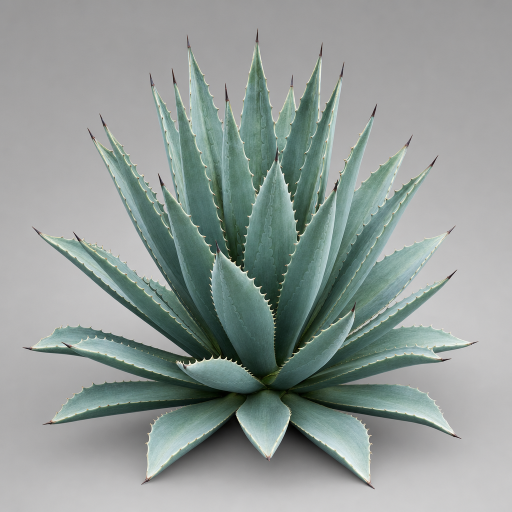
#> input picture flora-revamp/images/agave-rosette.png, 1024 x 1024 px (shown at 1/2 size)
$ python alpine-cushion.generator.py --image ../../images/agave-rosette.png --output out.png
#> lines starting #> are read from the running program, lines starting #| are printed output that depends on the picture
#!/usr/bin/env python3
"""
Procedural creeping-thyme cushion: geometry + photo-derived materials + GLB.

Builds a low rounded cushion subshrub (a fuzzy green mound densely speckled
with pink/white flower tufts), derives matte tileable/atlas materials by
SAMPLING the reference photo, applies per-surface UVs, exports a textured .glb.

Only numpy + trimesh + PIL + stdlib.  +Y up, base at y=0, meters, deterministic.

    python thisscript.py --image PATH --seed INT --density {high,med,low} --output OUT.glb
"""

import argparse
import sys
import numpy as np
import trimesh
from trimesh.visual.material import PBRMaterial
from PIL import Image, ImageDraw, ImageFilter


# ===========================================================================
# GEOMETRY
# ===========================================================================
# Proportion FIX: the photo cushion is only slightly broader than tall
# (content aspect ~1.14).  Previous build was too flat (1.57), so the dome is
# now much taller relative to width and a little narrower.
CROWN_WIDTH = 0.40                      # full width of the dome across XZ (m)
CROWN_RADIUS = CROWN_WIDTH * 0.5

#   envelope height / width ~= 1.0  -> rendered extents land near aspect ~1.15
HEIGHT_OVER_WIDTH = 1.00
CROWN_HEIGHT = CROWN_WIDTH * HEIGHT_OVER_WIDTH

LEAF_CARD_FRAC = 0.050                  # leaf card half-size ~5% of crown width
FLOWER_CARD_FRAC = 0.028               # blossoms read a touch smaller
FOCUS_Y_FRAC = 0.12                    # interior focus for outward card normals
BASE_SHRINK = 0.86                     # smooth shell well inside -> cards are the skin

FOLIAGE_COLOR = np.array([86, 138, 52, 255], dtype=np.uint8)
FLOWER_COLOR = np.array([229, 176, 198, 255], dtype=np.uint8)

# Element counts: many more leaf + flower cards so foliage dominates and the
# dome is densely speckled like the photo.
_DENSITY = {
    "high": dict(lat=24, lon=44, clumps=26, cards=6000, ftufts=80, flowers=2600),
    "med":  dict(lat=16, lon=30, clumps=16, cards=2400, ftufts=34, flowers=1000),
    "low":  dict(lat=10, lon=18, clumps=10, cards=700,  ftufts=12, flowers=280),
}


# [27 lines left out: functions _normalize, _jitter_dir, _tangent_basis, not called in this run]


def build_mesh(seed: int, density: str = "high") -> trimesh.Scene:
    rng = np.random.default_rng(seed)
    cfg = _DENSITY.get(density, _DENSITY["high"])

    # gentle low-frequency lobes (small amplitude -> clean, controlled width)
    n_lobes = int(rng.integers(3, 6))
    lobe_m = rng.integers(2, 5, size=n_lobes)
    lobe_a = rng.uniform(0.02, 0.05, size=n_lobes)
    lobe_p = rng.uniform(0.0, 2.0 * np.pi, size=n_lobes)

    def lobe(theta):
        theta = np.asarray(theta, dtype=float)
        s = np.ones_like(theta)
        for m, a, p in zip(lobe_m, lobe_a, lobe_p):
            s = s + a * np.cos(m * theta + p)
        return s

    def envelope(theta, phi, radial=1.0):
        L = lobe(theta)
        r = CROWN_RADIUS * np.sin(phi) * L * radial
        y = CROWN_HEIGHT * np.cos(phi) * radial
        x = r * np.cos(theta)
        z = r * np.sin(theta)
        return np.stack([x, y, z], axis=-1)

    focus = np.array([0.0, CROWN_HEIGHT * FOCUS_Y_FRAC, 0.0])

    def outward_normal(p):
        return _normalize(p - focus)

    # ---- smooth base shell dome (dark matte interior mass, mostly hidden) ---
    nlat, nlon = cfg["lat"], cfg["lon"]
    phis = np.linspace(0.0, np.pi / 2.0, nlat + 1)
    ring_phis = phis[1:]
    thetas = np.linspace(0.0, 2.0 * np.pi, nlon, endpoint=False)

    sverts = [envelope(0.0, 0.0, BASE_SHRINK)]
    for phi in ring_phis:
        for th in thetas:
            sverts.append(envelope(th, phi, BASE_SHRINK))

    def ridx(r, j):
        return 1 + r * nlon + (j % nlon)

    sfaces = []
    for j in range(nlon):
        sfaces.append([0, ridx(0, j + 1), ridx(0, j)])
    for r in range(nlat - 1):
        for j in range(nlon):
            a = ridx(r, j)
            b = ridx(r, j + 1)
            c = ridx(r + 1, j + 1)
            d = ridx(r + 1, j)
            sfaces.append([a, b, c])
            sfaces.append([a, c, d])
    center_idx = len(sverts)
    sverts.append(np.array([0.0, 0.0, 0.0]))
    last = nlat - 1
    for j in range(nlon):
        sfaces.append([center_idx, ridx(last, j), ridx(last, j + 1)])

    shell = trimesh.Trimesh(vertices=np.array(sverts, dtype=float),
                            faces=np.array(sfaces, dtype=np.int64),
                            process=True)
    shell.fix_normals()

    # ---- clumped leaf cards (the fuzzy outer foliage skin) -----------------
    leaf_h = LEAF_CARD_FRAC * CROWN_WIDTH
    n_clumps = cfg["clumps"]
    n_interior = max(2, n_clumps // 6)
    per_clump = max(1, cfg["cards"] // n_clumps)

    lv, lf = [], []

    # [8 lines left out: function add_card, not called in this run]

    for k in range(n_clumps):
        theta_c = rng.uniform(0.0, 2.0 * np.pi)
        phi_c = (np.pi / 2.0) * np.sqrt(rng.random()) * 0.99
        interior = k >= (n_clumps - n_interior)
        base_radial = rng.uniform(0.6, 0.78) if interior else 1.0
        ang_spread = 0.20
        n_cards = max(6, int(round(per_clump * rng.uniform(0.7, 1.3))))
        for _ in range(n_cards):
            th = theta_c + rng.normal(0.0, ang_spread)
            ph = np.clip(phi_c + rng.normal(0.0, ang_spread), 0.0, np.pi / 2.0 * 0.999)
            radial = base_radial * rng.uniform(0.95, 1.0)
            p = envelope(th, ph, radial)
            n = _jitter_dir(outward_normal(p), 32.0, rng)   # more tilt -> fuzz
            u, v = _tangent_basis(n, rng)
            h = leaf_h * np.exp(rng.normal(0.0, 0.3))
            add_card(lv, lf, p, u * h, v * h)

    leaves = trimesh.Trimesh(vertices=np.array(lv, dtype=float),
                             faces=np.array(lf, dtype=np.int64),
                             process=False)

    # ---- clumped flower cards (dense pink/white speckle over whole dome) ----
    flower_h = FLOWER_CARD_FRAC * CROWN_WIDTH
    n_ftufts = cfg["ftufts"]
    per_tuft = max(1, cfg["flowers"] // n_ftufts)

    fv, ff = [], []
    for _ in range(n_ftufts):
        theta_c = rng.uniform(0.0, 2.0 * np.pi)
        # **1.3 -> spread across the dome but still denser toward the crown
        phi_c = (np.pi / 2.0) * (rng.random() ** 1.3) * 0.99
        n_fl = max(3, int(round(per_tuft * rng.uniform(0.7, 1.3))))
        for _ in range(n_fl):
            th = theta_c + rng.normal(0.0, 0.18)
            ph = np.clip(phi_c + rng.normal(0.0, 0.18), 0.0, np.pi / 2.0 * 0.999)
            radial = rng.uniform(1.03, 1.08)        # sit proud of the foliage
            p = envelope(th, ph, radial)
            n = _jitter_dir(outward_normal(p), 28.0, rng)
            u, v = _tangent_basis(n, rng)
            h = flower_h * np.exp(rng.normal(0.0, 0.25))
            add_card(fv, ff, p, u * h, v * h)

    flowers = trimesh.Trimesh(vertices=np.array(fv, dtype=float),
                              faces=np.array(ff, dtype=np.int64),
                              process=False)

    # ---- normalize: lowest point at y=0, centered in X/Z -------------------
    allv = np.vstack([shell.vertices, leaves.vertices, flowers.vertices])
    mn = allv.min(axis=0)
    mx = allv.max(axis=0)
    shift = np.array([-(mn[0] + mx[0]) * 0.5, -mn[1], -(mn[2] + mx[2]) * 0.5])
    shell.apply_translation(shift)
    leaves.apply_translation(shift)
    flowers.apply_translation(shift)

    scene = trimesh.Scene()
    scene.add_geometry(shell, geom_name="foliage_base")
    scene.add_geometry(leaves, geom_name="foliage")
    scene.add_geometry(flowers, geom_name="flowers")
    return scene


# ===========================================================================
# COLOR SAMPLING
# ===========================================================================
def sample_palette(img, rng):
    H, W, _ = img.shape
    greens, pinks, whites = [], [], []
    xs = np.linspace(0.24, 0.90, 13)
    ys = np.linspace(0.34, 0.92, 13)
    ps = max(2, int(min(H, W) * 0.012))
    for fy in ys:
        for fx in xs:
            cx, cy = int(fx * W), int(fy * H)
            a = img[max(0, cy - ps):cy + ps + 1,
                    max(0, cx - ps):cx + ps + 1].reshape(-1, 3)
            if a.shape[0] < 4:
                continue
            med = np.median(a, axis=0).astype(float)
            r, g, b = med
            sat = med.max() - med.min()
            br = med.mean()
            if sat < 20 and br > 140:            # neutral, bright -> background
                continue
            if g >= r - 4 and g >= b and (g - b) > 6:
                greens.append(med)
            elif r > g and r >= b and sat > 10 and br < 235:
                pinks.append(med)
            elif br > 185 and (r - b) > 2 and sat < 45:
                whites.append(med)

    green = np.median(greens, axis=0) if greens else np.array([95., 142., 56.])
    pink = np.median(pinks, axis=0) if pinks else np.array([214., 150., 168.])
    white = (np.median(whites, axis=0) if whites
             else np.clip(pink * 1.15 + 20, 0, 255))

    # freshen the foliage a touch toward vivid yellow-green (photo character)
    green = np.clip(green * 1.04 + np.array([4., 10., -4.]), 0, 255)
    # brighten blossoms so they read as confetti
    pink = np.clip(pink * 1.05 + np.array([8., 4., 10.]), 0, 255)
    white = np.clip(np.maximum(white, pink * 1.12) + 6, 0, 255)
    rose = np.clip(pink * 0.55 + white * 0.45, 0, 255)
    center = np.clip(pink * 0.55 + np.array([55., 45., 0.]), 0, 255)  # warm eye
    return dict(green=green, pink=pink, white=white, rose=rose, center=center)


def _adj(col, factor):
    c = np.asarray(col, float) * factor
    w = (factor - 1.0)
    c = c + np.array([12.0, 4.0, -12.0]) * w * 3.0
    return np.clip(c, 0, 255)


# ===========================================================================
# MATTE BASE SWATCH  (photo LUMINANCE recolored to clean green -> no brown)
# ===========================================================================
def build_base_swatch(img, palette, rng, S=512):
    H, W, _ = img.shape
    x0, x1 = int(0.40 * W), int(0.66 * W)
    y0, y1 = int(0.62 * H), int(0.86 * H)
    if x1 - x0 < 8 or y1 - y0 < 8:
        x0, y0, x1, y1 = int(0.4 * W), int(0.4 * H), int(0.6 * W), int(0.6 * H)
    crop = img[y0:y1, x0:x1].astype(np.float32)

    # de-light luminance, then drive a CLEAN dark green (kills brown blotches)
    lum = crop.mean(axis=2)
    lum_img = Image.fromarray(np.clip(lum, 0, 255).astype(np.uint8), "L")
    radius = max(8, (x1 - x0) // 4)
    blur = np.asarray(lum_img.filter(ImageFilter.GaussianBlur(radius)),
                      dtype=np.float32) + 1e-3
    gain = np.clip(blur.mean() / blur, 0.6, 1.6)
    lum = lum * gain
    ratio = np.clip(lum / (lum.mean() + 1e-3), 0.65, 1.35)

    green_dark = np.clip(palette["green"] * 0.60, 0, 255)   # shadowed underbody
    out = np.clip(green_dark[None, None, :] * ratio[..., None], 0, 255).astype(np.uint8)

    # mirror-fold into a seamless tile
    half = Image.fromarray(out, "RGB").resize((S // 2, S // 2), Image.LANCZOS)
    ha = np.asarray(half)
    top = np.hstack([ha, ha[:, ::-1]])
    full = np.vstack([top, top[::-1, :]])
    return Image.fromarray(full.astype(np.uint8), "RGB")


# ===========================================================================
# CARD ATLASES  (4x4, PIL polygon silhouettes, supersampled, binary alpha)
# ===========================================================================
def _leaf_poly(px, py, L, W, ang):
    ts = np.linspace(0.0, 2.0 * np.pi, 16, endpoint=False)
    x = (L / 2.0) * np.cos(ts)
    y = (W / 2.0) * np.sin(ts) * (1.0 - 0.30 * np.abs(np.cos(ts)))
    ca, sa = np.cos(ang), np.sin(ang)
    xr = px + x * ca - y * sa
    yr = py + x * sa + y * ca
    return list(zip(xr.tolist(), yr.tolist()))


def draw_leaf_tile(px_out, base_col, factor, rng, ss=4):
    D = px_out * ss
    img = Image.new("RGBA", (D, D), (0, 0, 0, 0))
    dr = ImageDraw.Draw(img)
    cx = cy = D / 2.0
    col0 = _adj(base_col, factor)
    n = int(rng.integers(120, 170))            # dense -> near-opaque leafy patch
    for _ in range(n):
        px = cx + rng.normal(0.0, 0.24 * D)
        py = cy + rng.normal(0.0, 0.24 * D)
        L = rng.uniform(0.11, 0.20) * D
        Wd = L * rng.uniform(0.30, 0.46)
        ang = rng.uniform(0.0, 2.0 * np.pi)
        m = rng.uniform(0.80, 1.18)            # per-leaf highlight / shadow
        c = np.clip(col0 * m + rng.uniform(-7, 7, 3), 0, 255).astype(int)
        dr.polygon(_leaf_poly(px, py, L, Wd, ang),
                   fill=(int(c[0]), int(c[1]), int(c[2]), 255))
    return img.resize((px_out, px_out), Image.LANCZOS)


def _draw_blossom(dr, cx, cy, R, petal, center, rng):
    n = 5
    a0 = rng.uniform(0.0, 2.0 * np.pi)
    for i in range(n):
        a = a0 + i * 2.0 * np.pi / n + rng.uniform(-0.1, 0.1)
        ox = cx + np.cos(a) * R * 0.5
        oy = cy + np.sin(a) * R * 0.5
        c = np.clip(petal + rng.uniform(-8, 8, 3), 0, 255).astype(int)
        dr.polygon(_leaf_poly(ox, oy, R * 1.00, R * 0.66, a),
                   fill=(int(c[0]), int(c[1]), int(c[2]), 255))
    cc = np.clip(center, 0, 255).astype(int)
    rr = R * 0.20
    dr.ellipse([cx - rr, cy - rr, cx + rr, cy + rr],
               fill=(int(cc[0]), int(cc[1]), int(cc[2]), 255))


def draw_flower_tile(px_out, palette, factor, rng, ss=4):
    D = px_out * ss
    img = Image.new("RGBA", (D, D), (0, 0, 0, 0))
    dr = ImageDraw.Draw(img)
    cx = cy = D / 2.0
    # a little green behind the cluster so tufts sit in foliage
    leafcol = _adj(palette["green"], factor * 0.9)
    for _ in range(int(rng.integers(3, 7))):
        px = cx + rng.normal(0.0, 0.20 * D)
        py = cy + rng.normal(0.0, 0.20 * D)
        L = rng.uniform(0.07, 0.13) * D
        ang = rng.uniform(0.0, 2.0 * np.pi)
        c = np.clip(leafcol * rng.uniform(0.85, 1.10), 0, 255).astype(int)
        dr.polygon(_leaf_poly(px, py, L, L * 0.4, ang),
                   fill=(int(c[0]), int(c[1]), int(c[2]), 255))
    # many bright blossoms filling the tile (confetti read)
    for _ in range(int(rng.integers(5, 9))):
        bx = cx + rng.normal(0.0, 0.22 * D)
        by = cy + rng.normal(0.0, 0.22 * D)
        R = rng.uniform(0.18, 0.30) * D
        ch = rng.random()
        pc = palette["pink"] if ch < 0.38 else (palette["rose"] if ch < 0.66
                                                else palette["white"])
        pc = _adj(pc, factor)
        _draw_blossom(dr, bx, by, R, pc, palette["center"], rng)
    return img.resize((px_out, px_out), Image.LANCZOS)


def build_atlas(kind, palette, rng, atlas_px=1024, n=4):
    tile = atlas_px // n
    atlas = Image.new("RGBA", (atlas_px, atlas_px), (0, 0, 0, 0))
    for r in range(n):
        for c in range(n):
            f = float(rng.uniform(0.84, 1.16))   # per-tile sun/shade variety
            if kind == "leaf":
                t = draw_leaf_tile(tile, palette["green"], f, rng)
            else:
                t = draw_flower_tile(tile, palette, f, rng)
            atlas.paste(t, (c * tile, r * tile))
    return atlas


# ===========================================================================
# UV + MATERIAL ASSIGNMENT
# ===========================================================================
# [77 lines left out: functions _card_uvs, _set_cards, _set_shell, texture_scene, not called in this run]


# ===========================================================================
# CLI
# ===========================================================================
def main():
    ap = argparse.ArgumentParser(description="Procedural creeping-thyme cushion -> GLB")
    ap.add_argument("--image", required=True, help="reference photo path")
    ap.add_argument("--seed", type=int, default=0)
    ap.add_argument("--density", choices=["high", "med", "low"], default="high")
    ap.add_argument("--output", required=True, help="output .glb path")
    args = ap.parse_args()

    img = np.asarray(Image.open(args.image).convert("RGB"))
#> img is the input picture: shape (1024, 1024, 3); mean R, G, B 145.7, 154.8, 151.4

    tex_rng = np.random.default_rng((args.seed ^ 0x9E3779B9) & 0xFFFFFFFF)
    palette = sample_palette(img, tex_rng)
#> after the loop in sample_palette, `for fy in ys:`: greens = 76 items, first 6: [115, 144, 137], [155, 180, 169], [113, 145, 131], [92, 127, 112], [77, 108, 91], [61, 90, 77]; pinks = []
#> in sample_palette, `green = np.median(greens, axis=0) if greens else np.array([95., 142., ..`: green = [85.5, 117.5, 107]
#> in sample_palette, `pink = np.median(pinks, axis=0) if pinks else np.array([214., 150., 16..`: pink = [214, 150, 168]
#> in sample_palette, `white = (np.median(whites, axis=0) if whites else np.clip(pink * 1.15 ..`: white = [255, 192.5, 213.2]
#> in sample_palette, `green = np.clip(green * 1.04 + np.array([4., 10., -4.]), 0, 255)`: green = [92.92, 132.2, 107.3]
#> in sample_palette, `pink = np.clip(pink * 1.05 + np.array([8., 4., 10.]), 0, 255)`: pink = [232.7, 161.5, 186.4]
#> in sample_palette, `white = np.clip(np.maximum(white, pink * 1.12) + 6, 0, 255)`: white = [255, 198.5, 219.2]
#> in sample_palette, `rose = np.clip(pink * 0.55 + white * 0.45, 0, 255)`: rose = [242.7, 178.2, 201.2]
#> in sample_palette, `center = np.clip(pink * 0.55 + np.array([55., 45., 0.]), 0, 255)`: center = [183, 133.8, 102.5]
#> palette = {'green': [92.92, 132.2, 107.3], 'pink': [232.7, 161.5, 186.4], 'white': [255, 198.5, 219.2], 'rose': [242.7, 178.2, 201.2], 'center': [183, 133.8, 102.5]}
    base_tex = build_base_swatch(img, palette, tex_rng, S=512)
#> in build_base_swatch, `ratio = np.clip(lum / (lum.mean() + 1e-3), 0.65, 1.35)`:
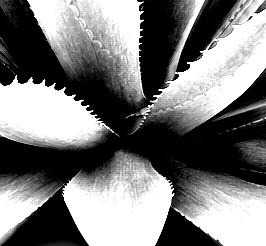
#> ratio: shape (246, 266) float32; min 0.65, max 1.35, mean 0.988; drawn with min black and max white
#> in build_base_swatch, `green_dark = np.clip(palette["green"] * 0.60, 0, 255)`: green_dark = [55.75, 79.32, 64.37]
#> in build_base_swatch, `top = np.hstack([ha, ha[:, ::-1]])`:
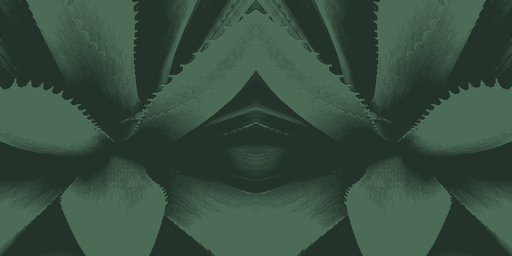
#> top: shape (256, 512, 3); mean R, G, B 54.7, 77.9, 62.9
#> in build_base_swatch, `full = np.vstack([top, top[::-1, :]])`:
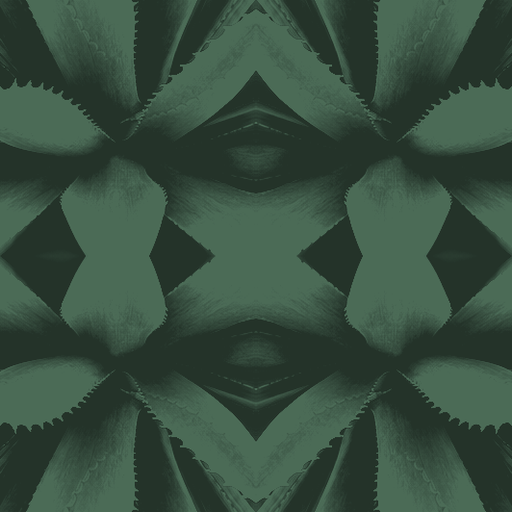
#> full: shape (512, 512, 3); mean R, G, B 54.7, 77.9, 62.9
    leaf_atlas = build_atlas("leaf", palette, tex_rng, atlas_px=1024, n=4)
#> the loop in build_atlas, `for r in range(n):` made 4 passes
#> after the loop in build_atlas, `for r in range(n):`:
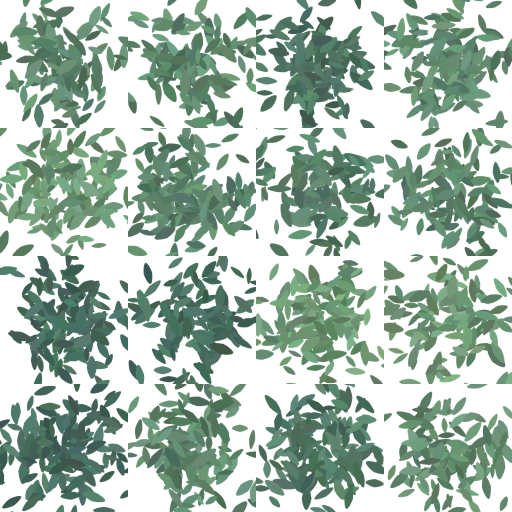
#> atlas: PIL image 1024x1024 RGBA (shown at 1/2 size); mean R, G, B, A 51.6, 74.8, 60.3, 127.1; transparent parts drawn white
#> after the loop in build_atlas, `for r in range(n):`:
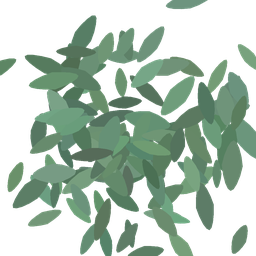
#> t: PIL image 256x256 RGBA; mean R, G, B, A 55.6, 78.1, 61.4, 121.3; transparent parts drawn white
    flower_atlas = build_atlas("flower", palette, tex_rng, atlas_px=1024, n=4)
#> call 2 of build_atlas, with kind = 'flower', atlas_px = 1024, n = 4
#> the loop in build_atlas (call 2), `for r in range(n):` made 4 passes
#> after the loop in build_atlas (call 2), `for r in range(n):`:
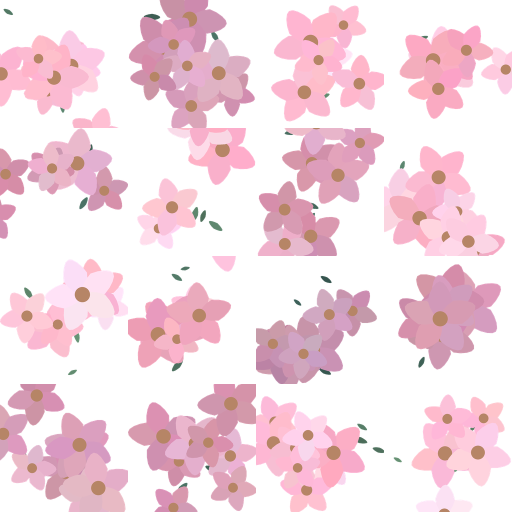
#> atlas: PIL image 1024x1024 RGBA (shown at 1/2 size); mean R, G, B, A 108.4, 81.5, 90.8, 113.8; transparent parts drawn white
#> after the loop in build_atlas (call 2), `for r in range(n):`:
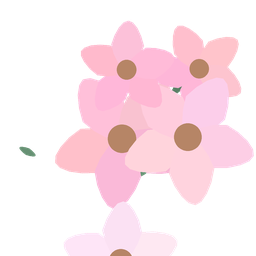
#> t: PIL image 256x256 RGBA; mean R, G, B, A 108.3, 85.9, 92.8, 104.8; transparent parts drawn white

    scene = build_mesh(args.seed, args.density)
#> in lobe, `theta = np.asarray(theta, dtype=float)`: theta = 0
#> the loop in lobe, `for m, a, p in zip(lobe_m, lobe_a, lobe_p):` made 5 passes
#> s on passes 1 to 5: 0.98, 1.02, 1.04, 1.08, 1.1
#> after the loop in lobe, `for m, a, p in zip(lobe_m, lobe_a, lobe_p):`: s = 1.1
#> in envelope, `r = CROWN_RADIUS * np.sin(phi) * L * radial`: r = 0
#> in build_mesh, `sverts = [envelope(0.0, 0.0, BASE_SHRINK)]`: sverts = [[0, 0.344, 0]]
#> the loop in build_mesh, `for phi in ring_phis:` made 24 passes
    texture_scene(scene, base_tex, leaf_atlas, flower_atlas, args.seed)

    data = scene.export(file_type="glb")
    with open(args.output, "wb") as f:
        f.write(data)
    print("wrote {} ({} bytes)".format(args.output, len(data)))


if __name__ == "__main__":
    try:
        main()
#> (the call stopped at in build_mesh, `shell = trimesh.Trimesh(vertices=np.array(sverts, dtype=float), faces=..`: trimesh is not available in this run)
    except Exception as exc:
        sys.stderr.write("ERROR: {}\n".format(exc))
        sys.exit(1)
